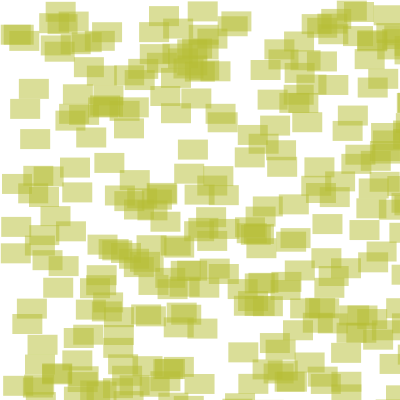
Frame 1 (no input)
Frame 60 (no input): identical to frame 1, image omitted
Frame 120 (the mouse pressed at the canvas centre since frame 60): identical to frame 1, image omitted

The p5.js sketch that drew this single still picture (run headless with seeded random() and noise() and a simulated clock; from frame 60 on, the mouse is pressed at the canvas centre):

// p5.js sketch
// ── sketch.js
var randomPositionX = 0;
var randomPositionY = 0;
var numberOfRect = 300;
var r, g, b;

function setup() {
  createCanvas(400, 400);
  r = random(255);
  b = random(255);
  g = random(255);
  noStroke();

  background(255);
  for (var i = 0; i < numberOfRect; i++) {
    randomPositionX = random(width);
    randomPostitionY = random(height);
    rect(randomPositionX, randomPostitionY, 30, 20);
    fill(r, g, b, 130)

  }
}

function draw() {
  fill(r, g, b, 127);
}

function mousePressed() {
  // if (mouseIsPressed == true)
  //console.log("thisworks")
  if (mousePressed == true);

    r = random(255);
    b = random(255);
    g = random(255);
  }
